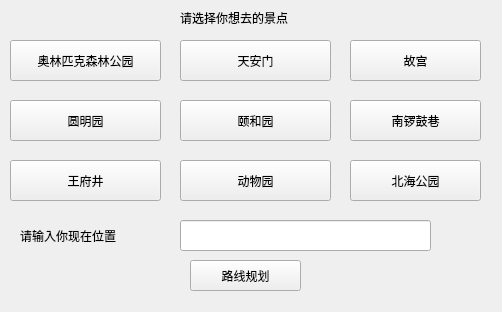
<?xml version="1.0" encoding="UTF-8"?>
<ui version="4.0">
 <class>park</class>
 <widget class="QWidget" name="park">
  <property name="geometry">
   <rect>
    <x>0</x>
    <y>0</y>
    <width>502</width>
    <height>312</height>
   </rect>
  </property>
  <property name="windowTitle">
   <string>Form</string>
  </property>
  <widget class="QPushButton" name="pushButton">
   <property name="geometry">
    <rect>
     <x>350</x>
     <y>40</y>
     <width>131</width>
     <height>41</height>
    </rect>
   </property>
   <property name="text">
    <string>故宫</string>
   </property>
  </widget>
  <widget class="QPushButton" name="pushButton_2">
   <property name="geometry">
    <rect>
     <x>350</x>
     <y>100</y>
     <width>131</width>
     <height>41</height>
    </rect>
   </property>
   <property name="text">
    <string>南锣鼓巷</string>
   </property>
  </widget>
  <widget class="QPushButton" name="pushButton_3">
   <property name="geometry">
    <rect>
     <x>10</x>
     <y>100</y>
     <width>151</width>
     <height>41</height>
    </rect>
   </property>
   <property name="text">
    <string>圆明园</string>
   </property>
  </widget>
  <widget class="QPushButton" name="pushButton_4">
   <property name="geometry">
    <rect>
     <x>180</x>
     <y>100</y>
     <width>151</width>
     <height>41</height>
    </rect>
   </property>
   <property name="text">
    <string>颐和园</string>
   </property>
  </widget>
  <widget class="QPushButton" name="pushButton_5">
   <property name="geometry">
    <rect>
     <x>10</x>
     <y>40</y>
     <width>151</width>
     <height>41</height>
    </rect>
   </property>
   <property name="text">
    <string>奥林匹克森林公园</string>
   </property>
  </widget>
  <widget class="QPushButton" name="pushButton_6">
   <property name="geometry">
    <rect>
     <x>180</x>
     <y>40</y>
     <width>151</width>
     <height>41</height>
    </rect>
   </property>
   <property name="text">
    <string>天安门</string>
   </property>
  </widget>
  <widget class="QLabel" name="label">
   <property name="geometry">
    <rect>
     <x>180</x>
     <y>10</y>
     <width>161</width>
     <height>16</height>
    </rect>
   </property>
   <property name="text">
    <string>请选择你想去的景点</string>
   </property>
  </widget>
  <widget class="QPushButton" name="pushButton_7">
   <property name="geometry">
    <rect>
     <x>10</x>
     <y>160</y>
     <width>151</width>
     <height>41</height>
    </rect>
   </property>
   <property name="text">
    <string>王府井</string>
   </property>
  </widget>
  <widget class="QPushButton" name="pushButton_8">
   <property name="geometry">
    <rect>
     <x>180</x>
     <y>160</y>
     <width>151</width>
     <height>41</height>
    </rect>
   </property>
   <property name="text">
    <string>动物园</string>
   </property>
  </widget>
  <widget class="QPushButton" name="pushButton_9">
   <property name="geometry">
    <rect>
     <x>350</x>
     <y>160</y>
     <width>131</width>
     <height>41</height>
    </rect>
   </property>
   <property name="text">
    <string>北海公园</string>
   </property>
  </widget>
  <widget class="QLineEdit" name="lineEdit">
   <property name="geometry">
    <rect>
     <x>180</x>
     <y>220</y>
     <width>251</width>
     <height>31</height>
    </rect>
   </property>
  </widget>
  <widget class="QLabel" name="label_2">
   <property name="geometry">
    <rect>
     <x>20</x>
     <y>226</y>
     <width>101</width>
     <height>20</height>
    </rect>
   </property>
   <property name="text">
    <string>请输入你现在位置</string>
   </property>
  </widget>
  <widget class="QPushButton" name="pushButton_10">
   <property name="geometry">
    <rect>
     <x>190</x>
     <y>260</y>
     <width>111</width>
     <height>31</height>
    </rect>
   </property>
   <property name="text">
    <string>路线规划</string>
   </property>
  </widget>
 </widget>
 <resources/>
 <connections/>
</ui>
